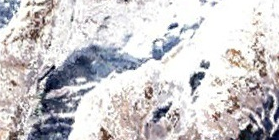
#> input picture regional_photos/1984_15.png, 279 x 140 px; its folder holds 4 pictures in this run
$ jupyter execute --allow-errors regions.ipynb
#> lines starting #> are read from the running program, lines starting #| are printed output that depends on the picture
[cell 1]
import cv2
import pandas as pd
import numpy as np
import os
import matplotlib.pyplot as plt

[cell 2]
def split_photo(image_path):
    year = image_path[-8:-4]
    image = cv2.imread(image_path)
    rows = image.shape[0]
    columns = image.shape[1]
    for i in range(4):
        for j in range(4):
            matrix = image[int(rows/4)*i: int(rows/4)*(i+1) ,int(columns/4)*j: int(columns/4)*(j+1)]
            filename = f"regional_photos/{year}_{4*i + (j+1)}.png"
            cv2.imwrite(filename, matrix)

[cell 3]
def calculate_white_percentage(image_path, threshold_value):

    image = cv2.imread(image_path)
    gray_image = cv2.cvtColor(image, cv2.COLOR_BGR2GRAY)
    white_pixels = np.sum(gray_image > threshold_value)
    total_pixels = gray_image.size
    white_percentage = (white_pixels / total_pixels) * 100
    return white_percentage

[cell 4]
directory = r"photos"
paths = []
#> (the rest of this cell did not finish here and is left out)

[cell 5]
directory = r"regional_photos"
regional_paths = []
for filename in os.listdir(directory):
    path = os.path.join(directory, filename)
    regional_paths.append(path)
#> pass 2 of the loop `for filename in os.listdir(directory):`:
#> pass 3 of the loop `for filename in os.listdir(directory):`:
#> the loop made 4 passes; the first 3 are shown

percentages = []
for path in regional_paths:
    white_percentage = calculate_white_percentage(path, 200)
#> in calculate_white_percentage, image is the input picture: shape (140, 279, 3); mean B, G, R 202.5, 199.9, 202.5
#> in calculate_white_percentage, `gray_image = cv2.cvtColor(image, cv2.COLOR_BGR2GRAY)`:
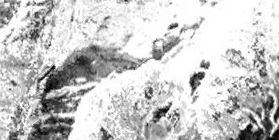
#> gray_image: shape (140, 279); min 1, max 255, mean 201
#> in calculate_white_percentage, `white_pixels = np.sum(gray_image > threshold_value)`: white_pixels = 23993
#> in calculate_white_percentage, `white_percentage = (white_pixels / total_pixels) * 100`: white_percentage = 61.43
#> white_percentage = 61.43
    percentages.append(white_percentage)
    print(f"Percentage of white pixels: {white_percentage:.2f}%")
#| Percentage of white pixels: 61.43%
#> pass 2 of the loop `for path in regional_paths:`:
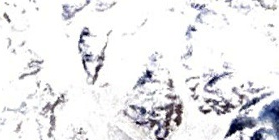
#> input picture regional_photos/1984_2.png, 279 x 140 px
#> in calculate_white_percentage, image is the input picture: shape (140, 279, 3); mean B, G, R 234, 231.5, 231.7
#> in calculate_white_percentage (call 2), `gray_image = cv2.cvtColor(image, cv2.COLOR_BGR2GRAY)`:
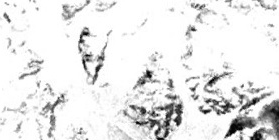
#> gray_image: shape (140, 279); min 2, max 255, mean 231.8
#> white_pixels = 33289
#> in calculate_white_percentage (call 2), `white_percentage = (white_pixels / total_pixels) * 100`: white_percentage = 85.23
#| Percentage of white pixels: 85.23%
#> pass 3 of the loop `for path in regional_paths:`:
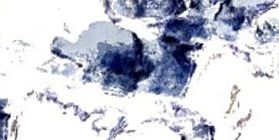
#> input picture regional_photos/1984_3.png, 279 x 140 px
#> in calculate_white_percentage, image is the input picture: shape (140, 279, 3); mean B, G, R 213.8, 202.7, 199.7
#> in calculate_white_percentage (call 3), `gray_image = cv2.cvtColor(image, cv2.COLOR_BGR2GRAY)`:
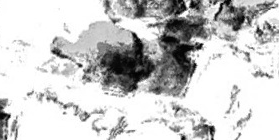
#> gray_image: shape (140, 279); min 2, max 255, mean 203.1
#> white_pixels = 26059
#> in calculate_white_percentage (call 3), `white_percentage = (white_pixels / total_pixels) * 100`: white_percentage = 66.72
#| Percentage of white pixels: 66.72%
#> the loop made 4 passes; the first 3 are shown
